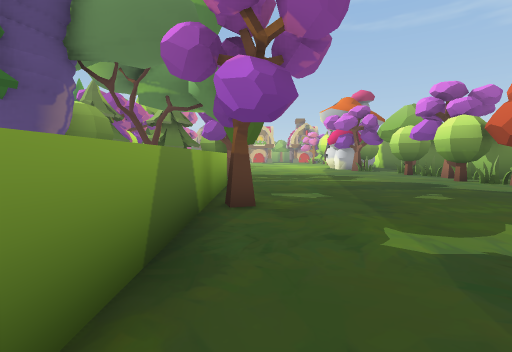
View 1 (above)

22 first-person views from a walk through a Unity game level. The camera is 1.5 m above the floor, tilts 4° down and sees 85° across. The floor is counted in squares, 1.76 m on a side. Each view is taken from the middle of a square. On the plan, view 1 faces up. The plan holds only what a view shows up to about 10 squares ahead; the rest is blank. The place goes on beyond the plan. The player is left out.

View 2
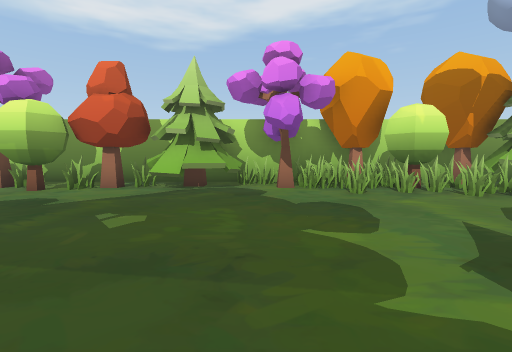

View 3
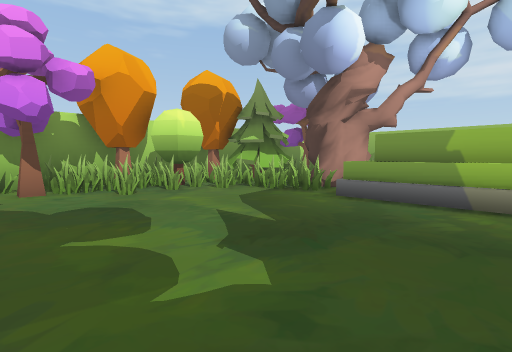

View 4
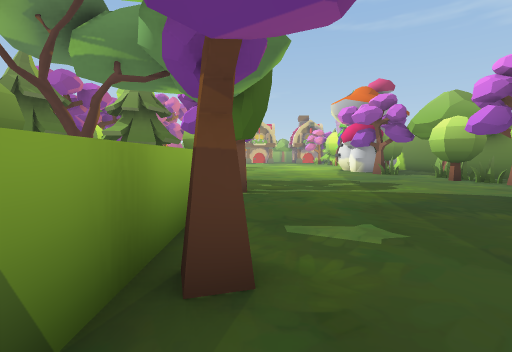

View 5
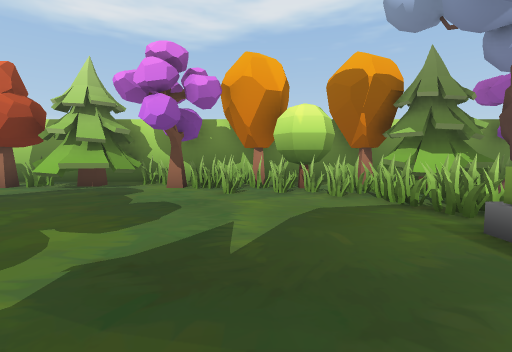

View 6
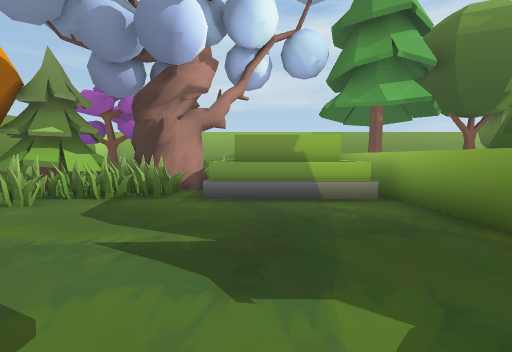

View 7
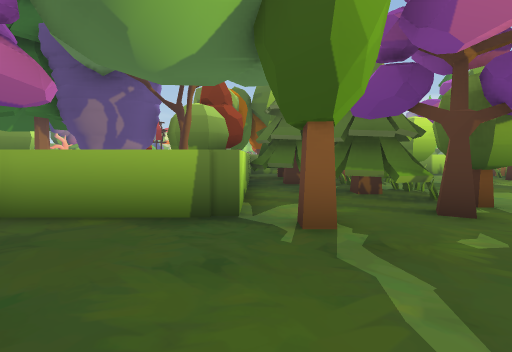

View 8
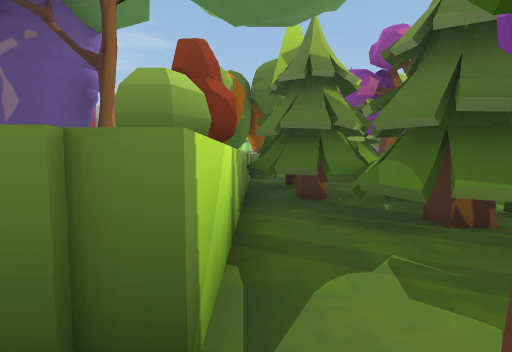

View 9
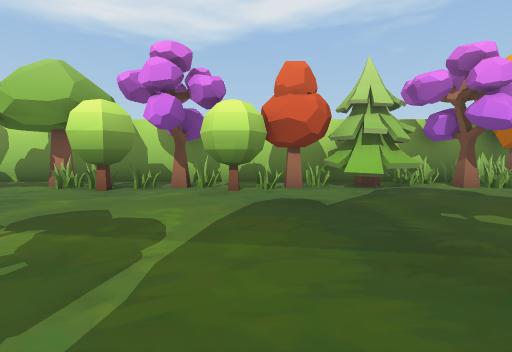

View 10
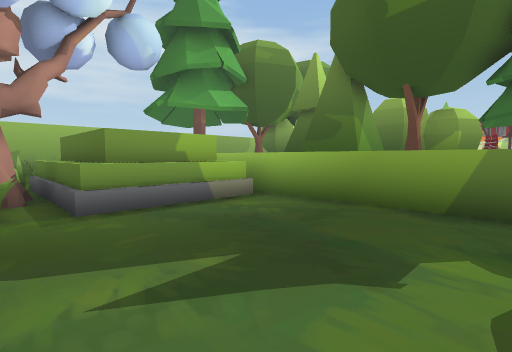

View 11
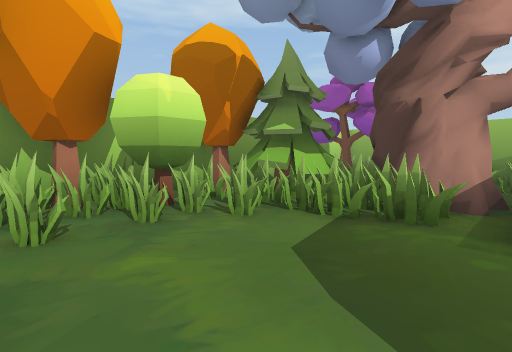

View 12
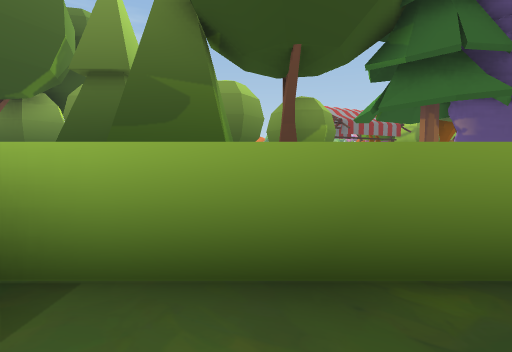

View 13
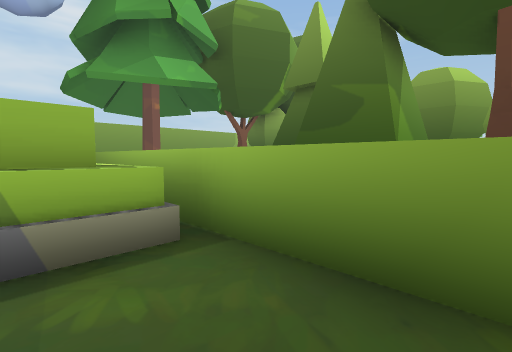

View 14
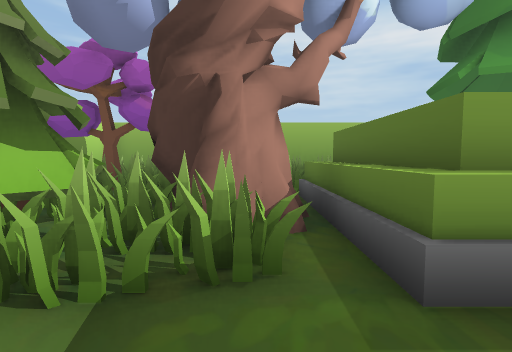

View 15
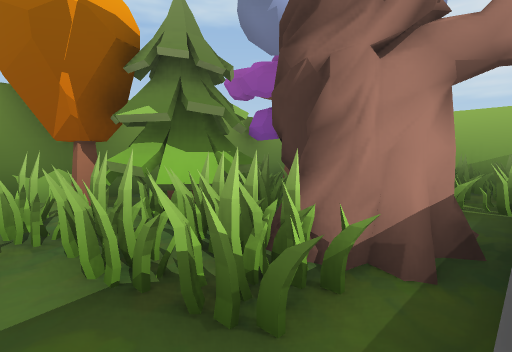

View 16
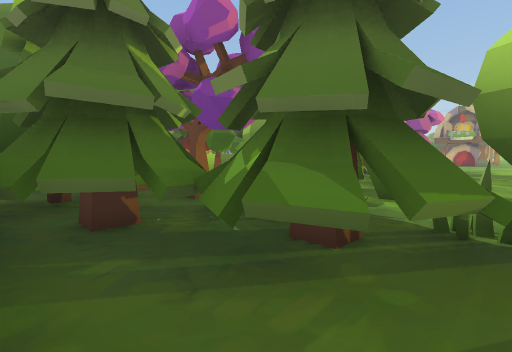

View 17
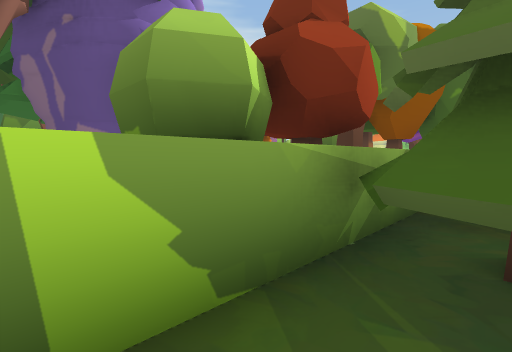

View 18
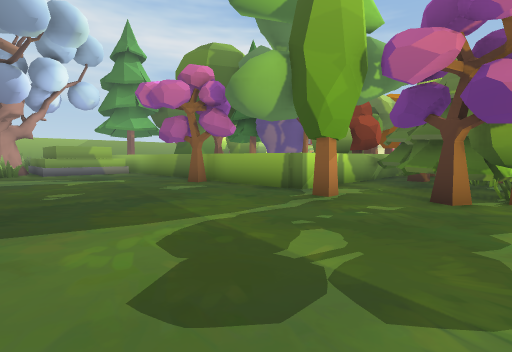

View 19
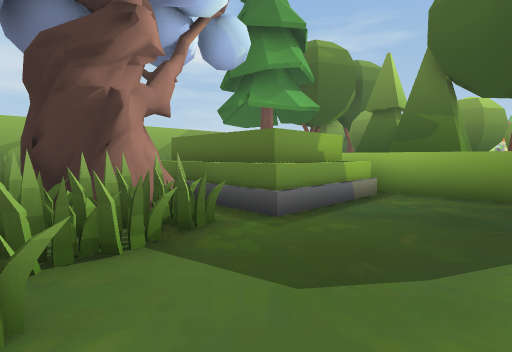

View 20
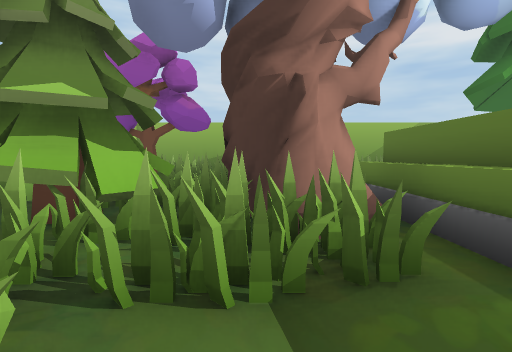

View 21
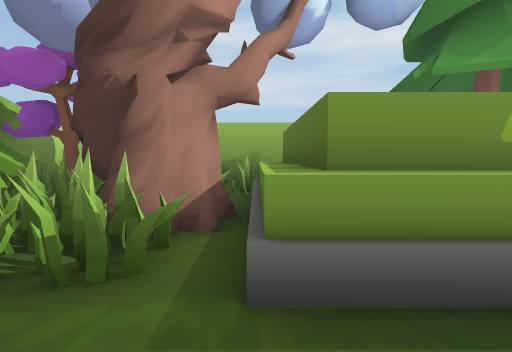

View 22
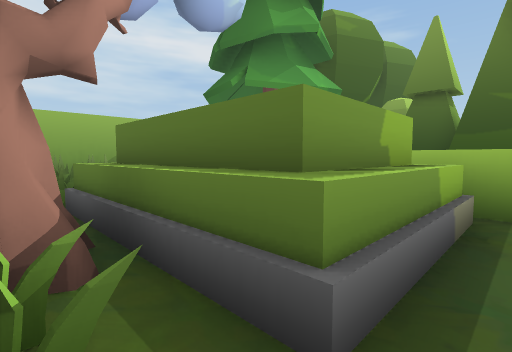

### Floor plan
Key: @ floor where view 1 was taken; # wall or solid block; . floor; ^ raised ledge; T tree; O other object.
Columns run from 11 left of view 1 to 10 right of it. Each row starts with its distance up from view 1.
 13      O.T.T........TT.#
 12    TTO.TTTT........O.#
 11     TTTTT..........OT#
 10  .TTT#T....T......T..#
  9  ##T#T#...........T..#
  8      T##T##........T.#
  7        T  #........T.#
  6           #.......T#T
  5           #T......TTT
  4           #.........O#
  3           #........OT#
  2           #.......OOO#
  1       TT  #........OT
  0           #@......TT##
 -1       TT  #......OOT.#
 -2        T  #^##^OOOO.T#
 -3      T    #^ #^#OOTT.#
 -4      TT   #  #^##TTTT
 -5           #  #^##OTT#
 -6           #  ^^##OO #
 -7 T            OOO O#T#
 -8 T            OOO O###
 -9              OOO  OO#
-10             #########

Where each view was taken, in squares from view 1:
view 1: 0 up, 0 right, facing up
view 2: 4 up, 0 right, facing right
view 3: 4 up, 0 right, facing down-right
view 4: 3 up, 0 right, facing up
view 5: 1 up, 0 right, facing right
view 6: 4 up, 2 right, facing down
view 7: 9 up, 3 right, facing left
view 8: 9 up, 0 right, facing left
view 9: 9 up, 0 right, facing right
view 10: 3 up, 4 right, facing down-left
view 11: 2 up, 3 right, facing down-right
view 12: 0 up, 1 right, facing left
view 13: 1 up, 1 right, facing down-left
view 14: 0 up, 4 right, facing down
view 15: 1 down, 3 right, facing down-right
view 16: 9 up, 2 left, facing up-left
view 17: 10 up, 3 left, facing down-left
view 18: 13 up, 5 right, facing down-left
view 19: 1 up, 6 right, facing down-left
view 20: 0 up, 5 right, facing down
view 21: 0 up, 3 right, facing down
view 22: 1 down, 4 right, facing down-left
